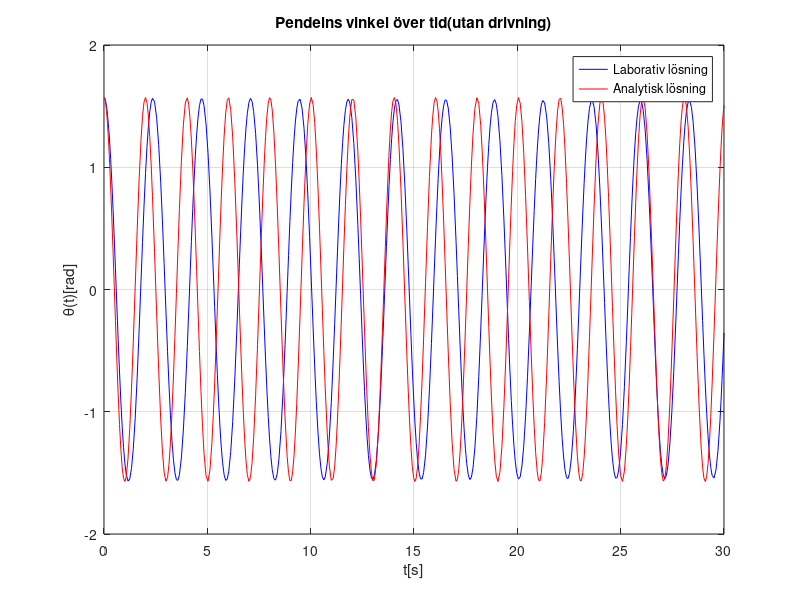
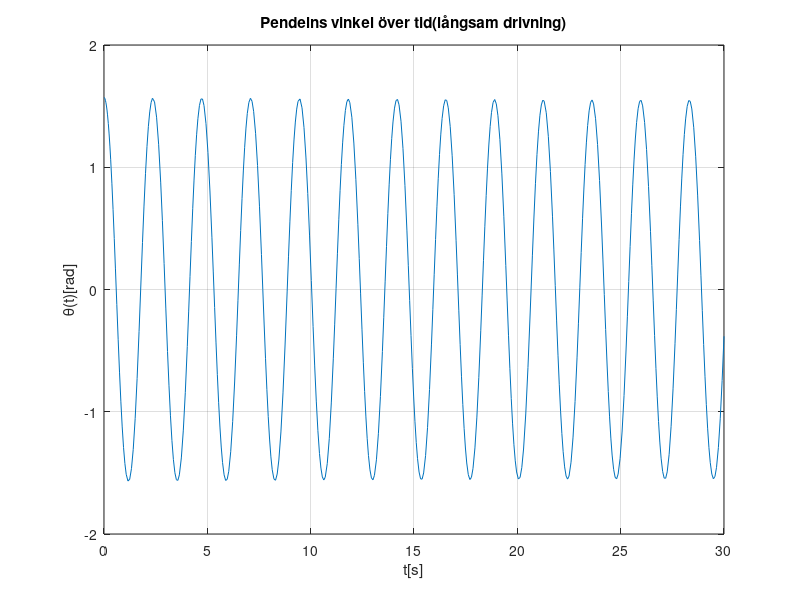
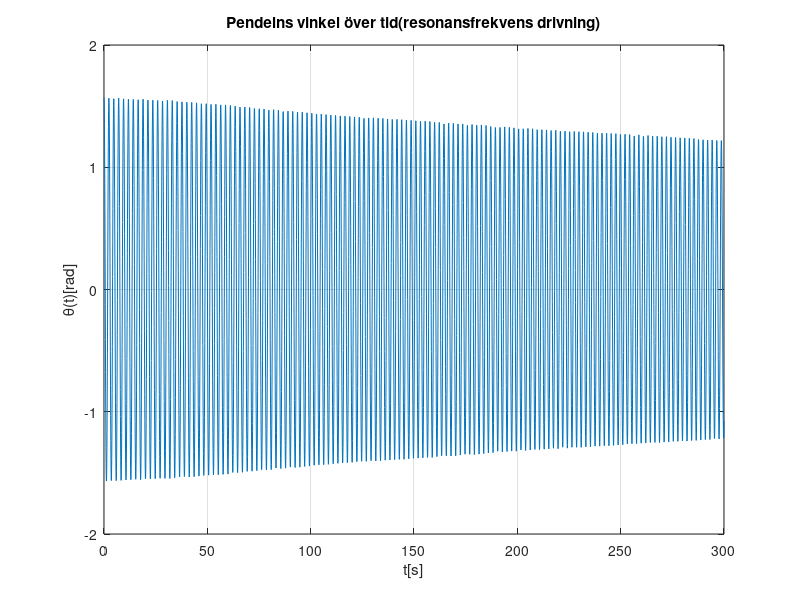
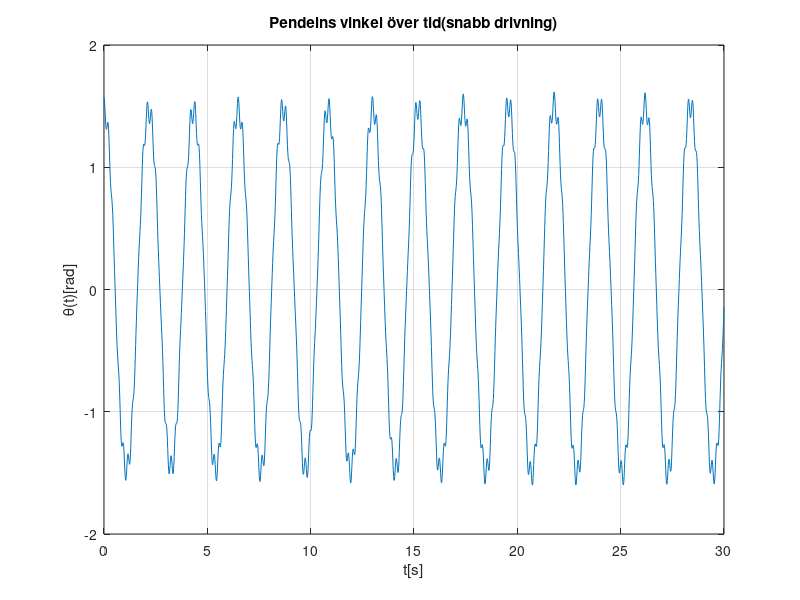

MATLAB code to generate these figures, in order:
% Konstanter
l = 1.0; % Pendelns längd
g = 9.81; % Tyngdaccelerationen
tspan = [0 30]; % Tidsintervall
y0 = [pi/2; 0]; % Startvärden för vinkel och vinkelhastighet

% 1.

a = 0; % Amplituden
f = 0; % Frekvensen

% Lösa differentialekvationen
ode = @(t, y) [y(2); -g/l*sin(y(1)) - (a*f^2)/l*sin(y(1))*cos(f*t)];
[t, y] = ode45(ode, tspan, y0);

% Analytisk lösning för pendeln utan drivning
analytical = y0(1)*cos(sqrt(g/l)*t);

% Plot
figure;
plot(t, y(:, 1), 'b', t, analytical, 'r');
xlabel('t[s]');
ylabel('θ(t)[rad]');
title('Pendelns vinkel över tid(utan drivning)');
legend('Laborativ lösning', 'Analytisk lösning');
grid on;

% 2.

% a) Långsam drivning, dvs då ν är lågt. Vad menas med "lågt" i detta sammanhang?

a = 0.1; % Amplituden
f = 0.3; % Frekvens

% Lösa differentialekvationen
ode = @(t, y) [y(2); -g/l*sin(y(1)) - (a*f^2)/l*sin(y(1))*cos(f*t)];
[t, y] = ode45(ode, tspan, y0);

% Plot
figure;
plot(t, y(:, 1));
xlabel('t[s]');
ylabel('θ(t)[rad]');
title('Pendelns vinkel över tid(långsam drivning)');
grid on;

% b) Drivning på resonansfrekvensen.

a = 0.1; % Amplituden
f = 1/(2*pi)*sqrt(g/l); % Frekvensen
tspan = [0 300]; % Tidsintervall

% Lösa differentialekvationen
ode = @(t, y) [y(2); -g/l*sin(y(1)) - (a*f^2)/l*sin(y(1))*cos(f*t)];
[t, y] = ode45(ode, tspan, y0);

% Plot
figure;
plot(t, y(:, 1));
xlabel('t[s]');
ylabel('θ(t)[rad]');
title('Pendelns vinkel över tid(resonansfrekvens drivning)');
grid on;

% c) Snabb drivning, dvs då ν är högt. Vad menas med "högt" i detta sammanhang?

a = 0.1; % Amplituden
f = 30; % Frekvensen
tspan = [0 30]; % Tidsintervall

% Lösa differentialekvationen
ode = @(t, y) [y(2); -g/l*sin(y(1)) - (a*f^2)/l*sin(y(1))*cos(f*t)];
[t, y] = ode45(ode, tspan, y0);

% Plot
figure;
plot(t, y(:, 1));
xlabel('t[s]');
ylabel('θ(t)[rad]');
title('Pendelns vinkel över tid(snabb drivning)');
grid on;

% d) Vid snabb drivning, släpp pendeln nära φ = π. Vad händer?

a = 0.1; % Amplituden
f = 5; % Frekvensen
tspan = [0 500]; % Tidsintervall
y0 = [pi; 0]; % Startvärden för vinkel och vinkelhastighet

% Lösa differentialekvationen
ode = @(t, y) [y(2); -g/l*sin(y(1)) - (a*f^2)/l*sin(y(1))*cos(f*t)];
[t, y] = ode45(ode, tspan, y0);

% Plot
figure;
plot(t, y(:, 1));
xlabel('t[s]');
ylabel('θ(t)[rad]');
title('Pendelns vinkel över tid(snabb drivning & startvinkel pi)');
grid on;
